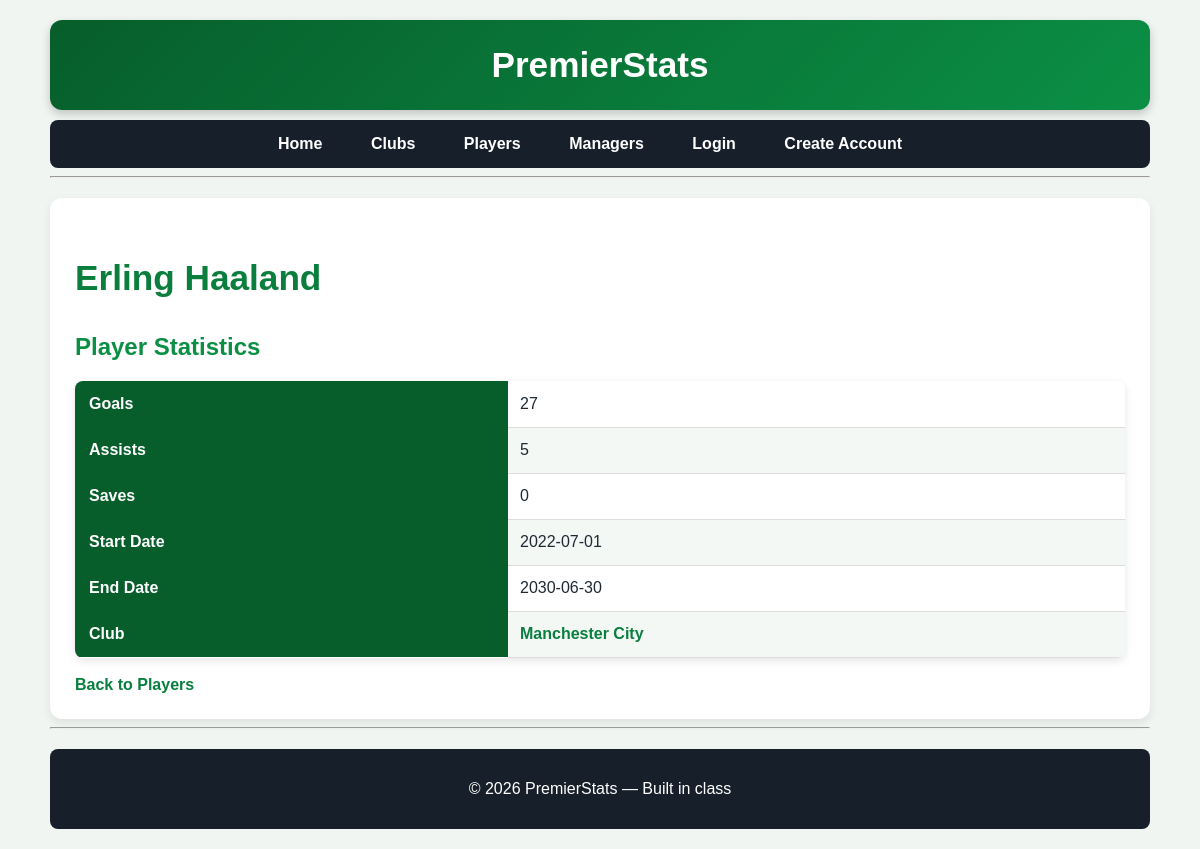
Screenshot of /player/3 with the database file from the repository.
### app.py (models this page shows)
class Players(db.Model):
    Playerid = db.Column(db.Integer, primary_key=True)
    name = db.Column(db.String(80), nullable=False)
    Goals = db.Column(db.Integer, nullable=False)
    Assists = db.Column(db.Integer, nullable=False)
    Saves = db.Column(db.Integer, nullable=False)
    PlayerStartDate = db.Column(db.Date, nullable=False)
    PlayerEndDate = db.Column(db.Date, nullable=False)
    clubs = db.relationship(
        "Clubs",
        secondary=clubs_players,
        back_populates="players"
    )

class Clubs(db.Model):
    Clubid = db.Column(db.Integer, primary_key=True)
    name = db.Column(db.String(80), nullable=False)
    Wins = db.Column(db.Integer, nullable=False)
    Losses = db.Column(db.Integer, nullable=False)
    Managerid = db.Column(
    db.Integer,
    db.ForeignKey("managers.Managerid")
)
    players = db.relationship(
        "Players",
        secondary=clubs_players,
        back_populates="clubs"
    )

### app.py (the view)
    @app.route("/player/<int:Playerid>")
    def player(Playerid):
        player = Players.query.get_or_404(Playerid)
        return render_template(
            "player.html",
            page_title=player.name,
            player=player
        )

### templates/Player.html
{% extends "layout.html" %}
{% block content %}
<h3>{{ player.name }}</h3>
<h2>Player Statistics</h2>
<table>
    <tr>
        <th>Goals</th>
        <td>{{ player.Goals }}</td>
    </tr>
    <tr>
        <th>Assists</th>
        <td>{{ player.Assists }}</td>
    </tr>
    <tr>
        <th>Saves</th>
        <td>{{ player.Saves }}</td>
    </tr>
    <tr>
        <th>Start Date</th>
        <td>{{ player.PlayerStartDate }}</td>
    </tr>
    <tr>
        <th>End Date</th>
        <td>{{ player.PlayerEndDate }}</td>
    </tr>
    <tr>
        <th>Club</th>
        <td>
            {% if player.clubs %}
                {% for club in player.clubs %}
                    <a href="{{ url_for('club', Clubid=club.Clubid) }}">
                        {{ club.name }}
                    </a>
                {% endfor %}
            {% else %}
                No Club
            {% endif %}
        </td>
    </tr>
</table>
<br>
<a href="{{ url_for('players') }}">Back to Players</a>
{% endblock %}

### static/style.css (style rules this page uses)
body { font-family: Arial, Helvetica, sans-serif; max-width: 1100px; margin: 20px auto; padding: 0 20px; background-color: #f1f5f2; color: #1f2933; }
h2 { color: #0b8f45; }
h3 { color: #0a7e3c; font-size: 2.2em; }
table { width: 100%; border-collapse: collapse; margin-top: 20px; background-color: white; border-radius: 8px; overflow: hidden; box-shadow: 0 3px 8px rgba(0, 0, 0, 0.1); }
th { background-color: #075e2b; color: white; padding: 14px; text-align: left; }
td { padding: 12px; border-bottom: 1px solid #ddd; }
tr:nth-child(even) { background-color: #f4f8f5; }
a { color: #087f3e; font-weight: bold; text-decoration: none; }
table { margin-top: 10px; }

### rows the page displays
Players: name "Erling Haaland", Goals "27", Assists "5", Saves "0", PlayerStartDate "2022-07-01", PlayerEndDate "2030-06-30"
Clubs: name "Manchester City"
